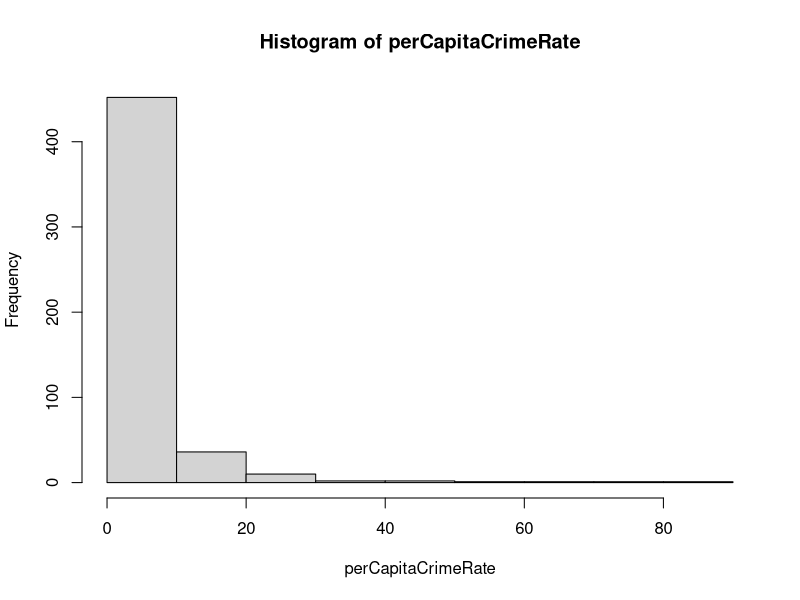
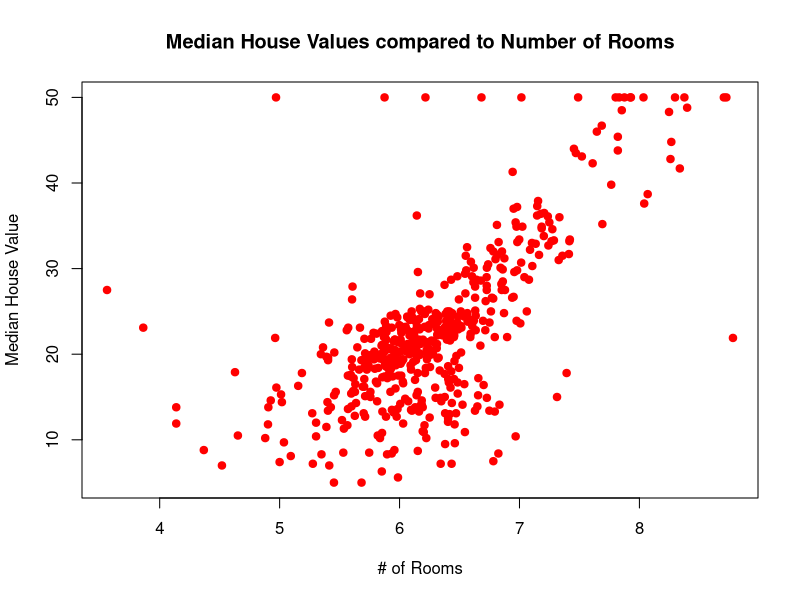
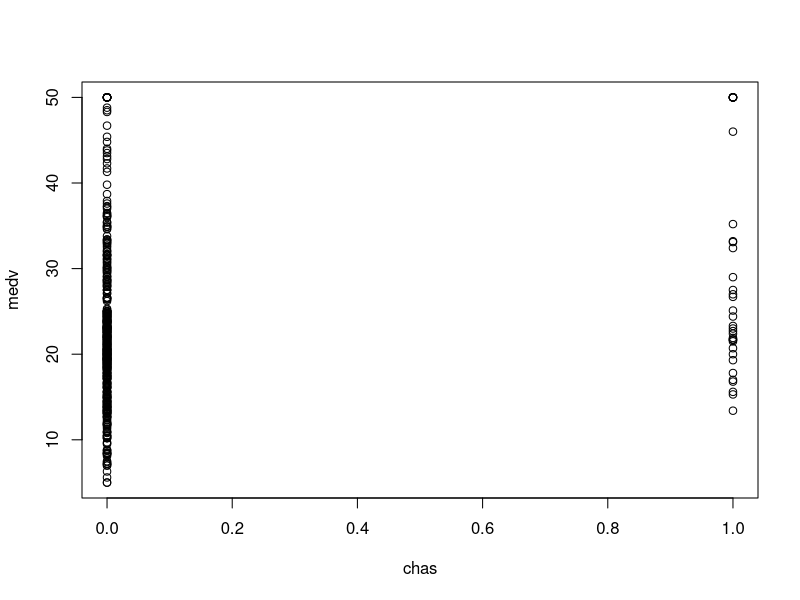
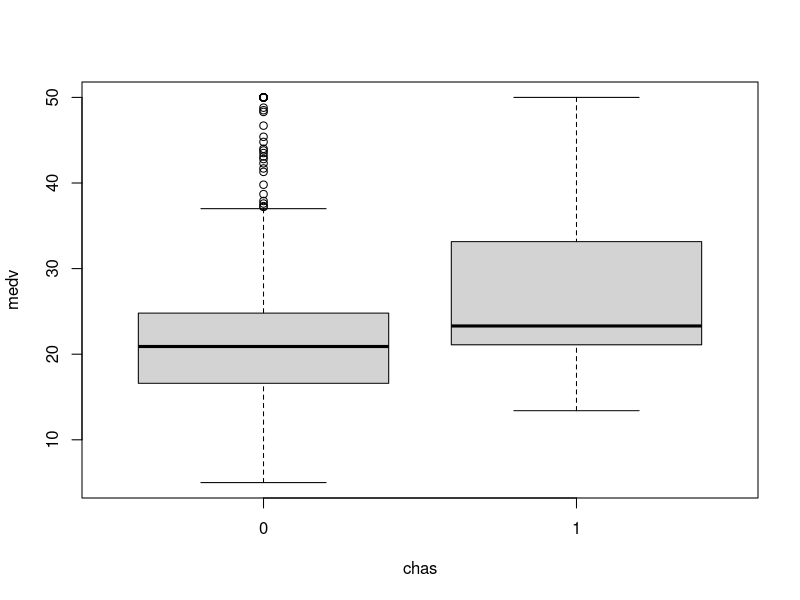
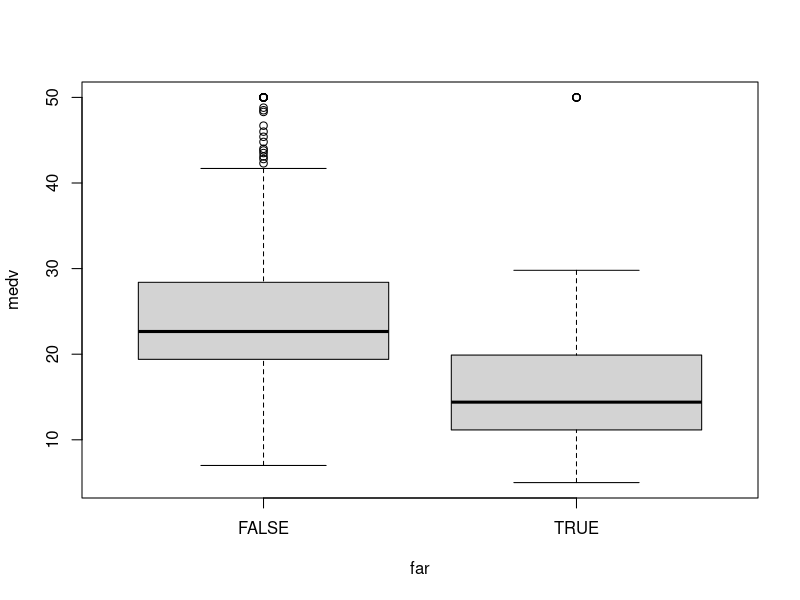

Recreate these plots in R, in order.
## ---- chunk 1
# step 1 code
library(MASS)
data(Boston)
str(Boston)
?Boston
## ---- chunk 2
# step 2 code
head(Boston) #first few
tail(Boston,n=2) #last 2
Boston[5,] #row 5
head(Boston[,1]) #first few rows of col 1
colnames(Boston) #col names
## ---- chunk 3
# step 3 code
mean(Boston$crim)
median(Boston$crim)
range(Boston$crim)
## ---- chunk 4
# step 4 code
perCapitaCrimeRate <- Boston$crim #placed into var so that the main heading is appropriate.
hist(perCapitaCrimeRate)

## ---- chunk 5
# step 5 code
b_cvm <- Boston[,c(1,14)] #Storing medv and crim into b_cvm, which stands for "boston crim vs medv"
cor(b_cvm)
## ---- chunk 6
# step 6 code
b_mvr <- Boston[,c(6,14)] #Storing medv and crim into b_cvm, which stands for "boston medv vs number of rooms"
plot(b_mvr,main="Median House Values compared to Number of Rooms", xlab="# of Rooms", ylab="Median House Value",pch=19,col="red")
cor(b_mvr)
## ---- chunk 7
# step 7 code
b_mvch <- Boston[,c(4,14)] #storing chas and medv into b_mvch, which stands for "boston medv vs chas"
plot(b_mvch)
is.factor(b_mvch$chas)
b_mvch$chas <- factor(b_mvch$chas) #since chas isn't a factor, b_mvch$chas is overwritten as a factor.
plot(b_mvch)
## ---- chunk 8
# step 8 code
typeof(Boston$rad)
summary(Boston$rad)
unique(Boston$rad)
radSum <- Boston$rad==24
radSum <- sum(radSum)
percentage <- radSum/length(Boston$rad)
## ---- chunk 9
# step 9 code
Boston$far <- ifelse(Boston$rad==24,TRUE,FALSE)
Boston$far <- factor(Boston$far) #Far is a factor that is true if the rad value is == 24.
b_fvm <- Boston[,c(15,14)] #b_fvm means boston_far vs medv.
plot(b_fvm)
## ---- chunk 10
# step 10 code
sum_sample <-Boston[,c(1,6,13,14)]
summary(sum_sample)
highest_median_value_index <- which.max(Boston$medv)
str(sum_sample[highest_median_value_index,])
